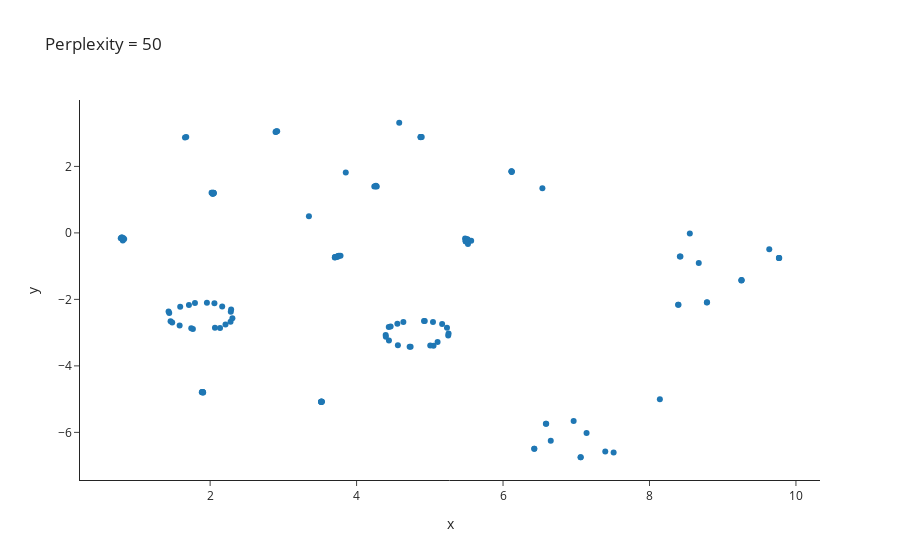

This figure's notebook cell:
### Markdown cell above
#### Perplexity = 50

### Code cell
X_embedded = TSNE(n_components=2, learning_rate='auto',init='random', perplexity=50).fit_transform(X)

data = {
    'x': X_embedded[:, 0],
    'y': X_embedded[:, 1],
    'Stretching': si_subset["Prevention Measure Stretching"],
    'Warm Up': si_subset["Prevention Measure Warm Up"],
    'Strength Exercises': si_subset["Prevention Measure Specific Strength Exercises"],
    'Bracing': si_subset["Prevention Measure Bracing"],
    'Taping': si_subset["Prevention Measure Taping"],
    'Shoe Insoles': si_subset["Prevention Measure Shoe Insoles"],
    'Face Masks': si_subset["Prevention Measure Face Masks"],
    'Medical Corset': si_subset["Prevention Measure Medical Corset"]
}

df = pd.DataFrame(data)

print("RESULTS") 
print("shape : ",X_embedded.shape)
print("First few points : \n",X_embedded[0:2,:])

scatter_fig_50 = px.scatter(df, x='x', y='y', 
                         hover_data=['Stretching', 'Warm Up', "Strength Exercises", "Bracing", "Taping", "Shoe Insoles", "Face Masks", "Medical Corset"], 
                         template='simple_white',
                         title='Perplexity = 50')

scatter_fig_50.show()

pio.renderers.default = "plotly_mimetype+notebook_connected"
plotly.offline.plot(scatter_fig_50, filename='per50_interactive.html')

IFrame(src='per50_interactive.html', width=800, height=600)

### Figure 1 — Plotly figure (JSON) as saved in the notebook; plotly's stock layout.template omitted (floating-point values rounded to 4 significant figures; data arrays with more than 128 entries replaced by an {"elided": "..."} marker saying what was removed)
{"data": [{"customdata": {"elided": "139x8 int values"}, "hovertemplate": "x=%{x}<br>y=%{y}<br>Stretching=%{customdata[0]}<br>Warm Up=%{customdata[1]}<br>Strength Exercises=%{customdata[2]}<br>Bracing=%{customdata[3]}<br>Taping=%{customdata[4]}<br>Shoe Insoles=%{customdata[5]}<br>Face Masks=%{customdata[6]}<br>Medical Corset=%{customdata[7]}<extra></extra>", "legendgroup": "", "marker": {"color": "#1F77B4", "symbol": "circle"}, "mode": "markers", "name": "", "orientation": "v", "showlegend": false, "type": "scatter", "x": {"elided": "139 float values"}, "xaxis": "x", "y": {"elided": "139 float values"}, "yaxis": "y"}], "layout": {"legend": {"tracegroupgap": 0}, "title": {"text": "Perplexity = 50"}, "xaxis": {"anchor": "y", "domain": [0, 1], "title": {"text": "x"}}, "yaxis": {"anchor": "x", "domain": [0, 1], "title": {"text": "y"}}}}
